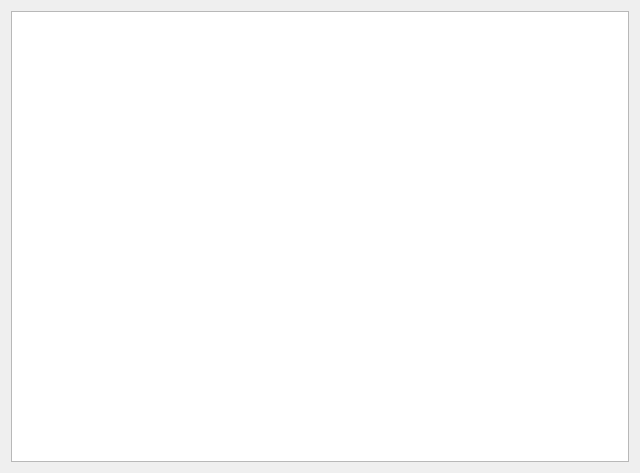
<?xml version="1.0" encoding="UTF-8"?>
<ui version="4.0">
 <class>myParameterTree</class>
 <widget class="QDialog" name="myParameterTree">
  <property name="geometry">
   <rect>
    <x>0</x>
    <y>0</y>
    <width>640</width>
    <height>473</height>
   </rect>
  </property>
  <property name="windowTitle">
   <string>设备信息</string>
  </property>
  <layout class="QVBoxLayout" name="verticalLayout">
   <item>
    <widget class="ParameterTree" name="tree"/>
   </item>
  </layout>
 </widget>
 <customwidgets>
  <customwidget>
   <class>ParameterTree</class>
   <extends>QGraphicsView</extends>
   <header>pyqtgraph.parametertree</header>
  </customwidget>
 </customwidgets>
 <resources/>
 <connections/>
</ui>
